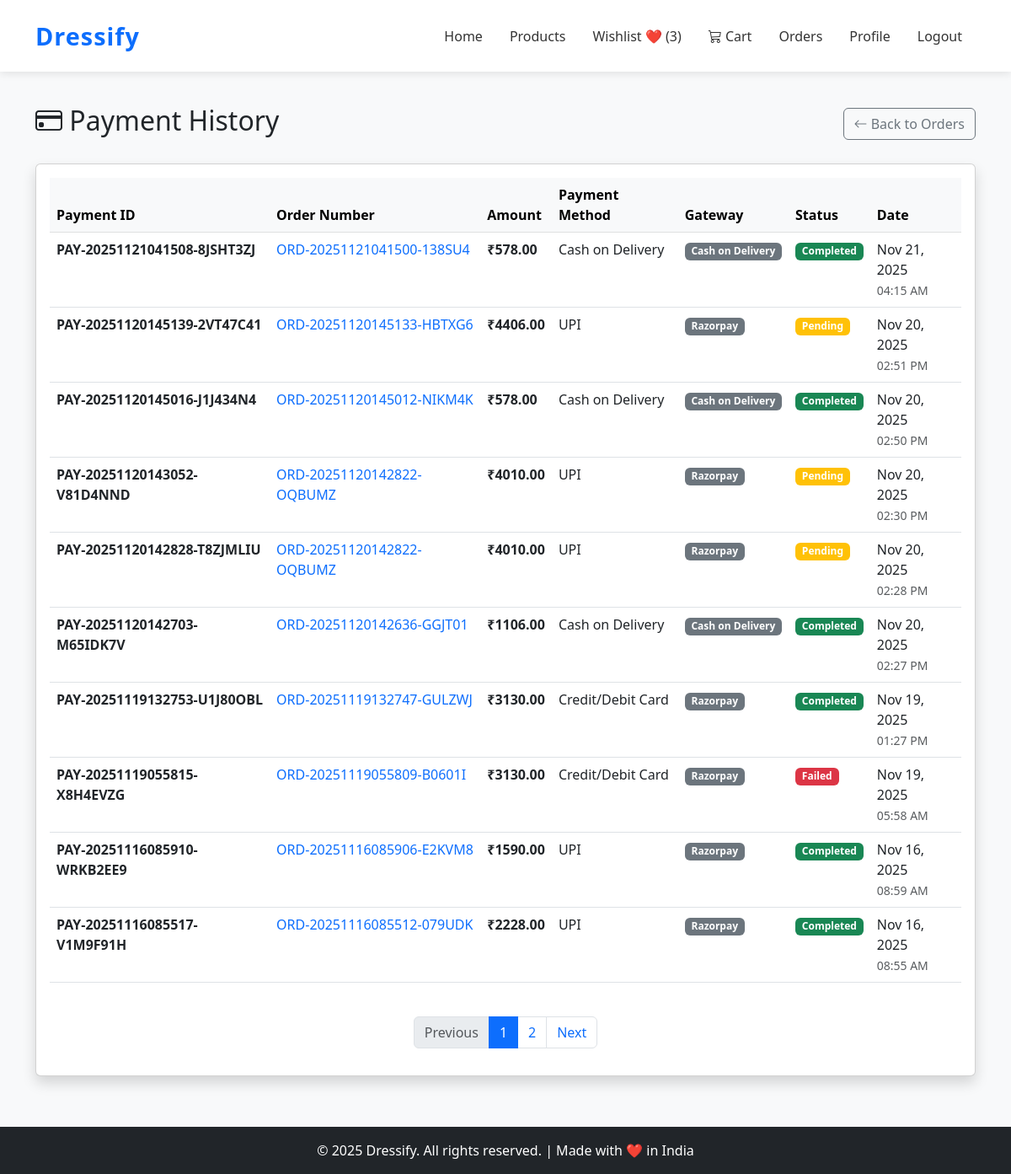
Screenshot of /orders/payments/ (signed in) with the database file from the repository.
### orders/models.py (models this page shows, shortened)
class Payment(models.Model):
    STATUS_CHOICES = [
        ('pending', 'Pending'),
        ('processing', 'Processing'),
        ('completed', 'Completed'),
        ('failed', 'Failed'),
        ('cancelled', 'Cancelled'),
        ('refunded', 'Refunded'),
    ]
    PAYMENT_GATEWAY_CHOICES = [
        ('razorpay', 'Razorpay'),
        ('stripe', 'Stripe'),
        ('paypal', 'PayPal'),
        ('cod', 'Cash on Delivery'),
        ('manual', 'Manual'),
    ]
    order = models.ForeignKey(Order, on_delete=models.CASCADE, related_name='payments')
    payment_id = models.CharField(max_length=100, unique=True, blank=True, null=True, help_text="Unique payment transaction ID")
    razorpay_order_id = models.CharField(max_length=100, blank=True, null=True, help_text="Razorpay order ID")
    razorpay_payment_id = models.CharField(max_length=100, blank=True, null=True, help_text="Razorpay payment ID")
    razorpay_signature = models.CharField(max_length=255, blank=True, null=True, help_text="Razorpay signature for verification")
    amount = models.DecimalField(max_digits=10, decimal_places=2, validators=[MinValueValidator(Decimal('0.01'))])
    currency = models.CharField(max_length=3, default='INR')
    payment_method = models.CharField(max_length=20, choices=Order.PAYMENT_METHOD_CHOICES)
    payment_gateway = models.CharField(max_length=20, choices=PAYMENT_GATEWAY_CHOICES, default='razorpay')
    status = models.CharField(max_length=20, choices=STATUS_CHOICES, default='pending')
    gateway_response = models.JSONField(default=dict, blank=True, null=True, help_text="Full response from payment gateway")
    failure_reason = models.TextField(blank=True, null=True, help_text="Reason for payment failure if any")
    paid_at = models.DateTimeField(null=True, blank=True, help_text="When payment was successfully completed")
    created_at = models.DateTimeField(auto_now_add=True)
    updated_at = models.DateTimeField(auto_now=True)
    class Meta:
        ordering = ['-created_at']
        indexes = [
            models.Index(fields=['payment_id']),
            models.Index(fields=['order', '-created_at']),
            models.Index(fields=['status']),
            models.Index(fields=['razorpay_order_id']),
        ]
    def get_status_badge_class(self):
        status_classes = {
            'pending': 'warning',
            'processing': 'info',
            'completed': 'success',
            'failed': 'danger',
            'cancelled': 'secondary',
            'refunded': 'secondary',
        }
        return status_classes.get(self.status, 'secondary')

class Order(models.Model):
    STATUS_CHOICES = [
        ('pending', 'Pending'),
        ('processing', 'Processing'),
        ('shipped', 'Shipped'),
        ('delivered', 'Delivered'),
        ('cancelled', 'Cancelled'),
        ('refunded', 'Refunded'),
    ]
    PAYMENT_METHOD_CHOICES = [
        ('cod', 'Cash on Delivery'),
        ('card', 'Credit/Debit Card'),
        ('upi', 'UPI'),
        ('netbanking', 'Net Banking'),
        ('wallet', 'Wallet'),
    ]
    user = models.ForeignKey(User, on_delete=models.CASCADE, related_name='orders')
    order_number = models.CharField(max_length=50, unique=True, editable=False)
    status = models.CharField(max_length=20, choices=STATUS_CHOICES, default='pending')
    subtotal = models.DecimalField(max_digits=10, decimal_places=2, validators=[MinValueValidator(Decimal('0.00'))])
    tax = models.DecimalField(max_digits=10, decimal_places=2, default=Decimal('0.00'), validators=[MinValueValidator(Decimal('0.00'))])
    shipping_cost = models.DecimalField(max_digits=10, decimal_places=2, default=Decimal('0.00'), validators=[MinValueValidator(Decimal('0.00'))])
    total = models.DecimalField(max_digits=10, decimal_places=2, validators=[MinValueValidator(Decimal('0.00'))])
    shipping_address = models.TextField()
    shipping_city = models.CharField(max_length=100)
    shipping_state = models.CharField(max_length=100)
    shipping_zip_code = models.CharField(max_length=20)
    shipping_country = models.CharField(max_length=100, default='India')
    shipping_phone = models.CharField(max_length=15)
    payment_method = models.CharField(max_length=20, choices=PAYMENT_METHOD_CHOICES, default='cod')
    payment_status = models.BooleanField(default=False)
    created_at = models.DateTimeField(auto_now_add=True)
    updated_at = models.DateTimeField(auto_now=True)
    class Meta:
        ordering = ['-created_at']
        indexes = [
            models.Index(fields=['order_number']),
            models.Index(fields=['user', '-created_at']),
            models.Index(fields=['status']),
        ]

### orders/views.py (the view)
# urls.py: path('payments/', views.PaymentHistoryView.as_view(), name='payment_history'),
class PaymentHistoryView(LoginRequiredMixin, View):
    template_name = 'orders/payment_history.html'
    def get(self, request):
        if request.user.is_staff:
            payments = Payment.objects.all().order_by('-created_at')
        else:
            payments = Payment.objects.filter(order__user=request.user).order_by('-created_at')
        paginator = Paginator(payments, 10)
        page_obj = paginator.get_page(request.GET.get('page'))
        return render(request, self.template_name, {
            'payments': page_obj,
            'page_title': 'Payment History'
        })

### orders/templates/orders/payment_history.html (shortened to what this page needs)
{% extends 'base.html' %}
{% load static %}
{% block content %}
<div class="container my-5">
    <div class="row">
        <div class="col-md-12">
            <div class="d-flex justify-content-between align-items-center mb-4">
                <h2><i class="bi bi-credit-card"></i> Payment History</h2>
                <a href="{% url 'orders:list' %}" class="btn btn-outline-secondary">
                    <i class="bi bi-arrow-left"></i> Back to Orders
                </a>
            </div>
            {% if payments %}
            <div class="card shadow">
                <div class="card-body">
                    <div class="table-responsive">
                        <table class="table table-hover">
                            <thead class="table-light">
                                <tr>
                                    <th>Payment ID</th>
                                    <th>Order Number</th>
                                    <th>Amount</th>
                                    <th>Payment Method</th>
                                    <th>Gateway</th>
                                    <th>Status</th>
                                    <th>Date</th>
                                </tr>
                            </thead>
                            <tbody>
                                {% for payment in payments %}
                                <tr>
                                    <td>
                                        <strong>{{ payment.payment_id }}</strong>
                                    </td>
                                    <td>
                                        <a href="{% url 'orders:detail' payment.order.id %}" class="text-decoration-none">
                                            {{ payment.order.order_number }}
                                        </a>
                                    </td>
                                    <td>
                                        <strong>₹{{ payment.amount }}</strong>
                                    </td>
                                    <td>{{ payment.get_payment_method_display }}</td>
                                    <td>
                                        <span class="badge bg-secondary">{{ payment.get_payment_gateway_display }}</span>
                                    </td>
                                    <td>
                                        <span class="badge bg-{{ payment.get_status_badge_class }}">
                                            {{ payment.get_status_display }}
                                        </span>
                                    </td>
                                    <td>
                                        {{ payment.created_at|date:"M d, Y" }}<br>
                                        <small class="text-muted">{{ payment.created_at|date:"h:i A" }}</small>
                                    </td>
                                </tr>
                                {% endfor %}
                            </tbody>
                        </table>
                    </div>
                    {% if payments.has_other_pages %}
                    <nav aria-label="Payment pagination" class="mt-4">
                        <ul class="pagination justify-content-center">
                            {% if payments.has_previous %}
                            <li class="page-item">
                                <a class="page-link" href="?page={{ payments.previous_page_number }}">Previous</a>
                            </li>
                            {% else %}
                            <li class="page-item disabled">
                                <span class="page-link">Previous</span>
                            </li>
                            {% endif %}
                            {% for num in payments.paginator.page_range %}
                            {% if payments.number == num %}
                            <li class="page-item active">
                                <span class="page-link">{{ num }}</span>
                            </li>
                            {% elif num > payments.number|add:'-3' and num < payments.number|add:'3' %}
                            <li class="page-item">
                                <a class="page-link" href="?page={{ num }}">{{ num }}</a>
                            </li>
                            {% endif %}
                            {% endfor %}
                            {% if payments.has_next %}
                            <li class="page-item">
                                <a class="page-link" href="?page={{ payments.next_page_number }}">Next</a>
                            </li>
                            {% else %}
                            <li class="page-item disabled">
                                <span class="page-link">Next</span>
                            </li>
                            {% endif %}
                        </ul>
                    </nav>
                    {% endif %}
                </div>
            </div>
            {% endif %}
        </div>
    </div>
</div>
{% endblock %}

### Accounts/templates/base.html (shortened to what this page needs)
{% load static %}
<!DOCTYPE html>
<html lang="en">
<head>
    <link href="https://cdn.jsdelivr.net/npm/bootstrap@5.3.0/dist/css/bootstrap.min.css" rel="stylesheet">
    <link rel="stylesheet" href="https://cdn.jsdelivr.net/npm/bootstrap-icons@1.11.1/font/bootstrap-icons.css">
</head>
<body>
    <nav class="navbar navbar-expand-lg navbar-light">
        <div class="container">
            <a class="navbar-brand" href="{% url 'home' %}">Dressify</a>
            <div class="collapse navbar-collapse" id="navbarNav">
                <ul class="navbar-nav ms-auto align-items-center">
                    <li class="nav-item"><a class="nav-link" href="{% url 'home' %}">Home</a></li>
                    <li class="nav-item"><a class="nav-link" href="{% url 'products:product_list' %}">Products</a></li>
                    <li class="nav-item">
                        <a href="{% url 'wishlist:wishlist' %}" class="nav-link">
                            Wishlist ❤️ ({{ request.user.wishlist_items.count }})
                        </a>
                    </li>
                    <li class="nav-item position-relative">
                        <a class="nav-link" href="{% url 'cart:cart_view' %}">
                            <i class="bi bi-cart3"></i>
                            Cart
                        </a>
                    </li>
                    {% if user.is_authenticated %}
                    <li class="nav-item"><a class="nav-link" href="{% url 'orders:list' %}">Orders</a></li>
                    <li class="nav-item"><a class="nav-link" href="{% url 'profile' %}">Profile</a></li>
                    <li class="nav-item"><a class="nav-link" href="{% url 'logout' %}">Logout</a></li>
                    {% else %}
                    <li class="nav-item"><a class="nav-link" href="{% url 'login' %}">Login</a></li>
                    <li class="nav-item"><a class="nav-link" href="{% url 'register' %}">Register</a></li>
                    {% endif %}
                </ul>
            </div>
        </div>
    </nav>
    <main class="content-wrapper">
        {% block content %}
        {% endblock %}
    </main>
    <footer>
        © 2025 Dressify. All rights reserved. | Made with ❤️ in India
    </footer>
</body>
</html>

### Accounts/templates/base.html (style rules this page uses)
body { background-color: #f8f9fa; padding-top: 76px; }
main { min-height: calc(100vh - 180px); display: block; }
.content-wrapper { margin-bottom: 60px; }
.navbar { background-color: #ffffff !important; box-shadow: 0 2px 10px rgba(0, 0, 0, 0.1); padding: 1rem 0; position: fixed; top: 0; left: 0; right: 0; width: 100%; z-index: 1000; }
.navbar-brand { font-weight: bold; color: #0d6efd !important; font-size: 1.8rem; letter-spacing: 1px; transition: color 0.3s ease; }
.navbar-nav .nav-link { color: #333 !important; font-weight: 500; margin: 0 0.5rem; transition: color 0.3s ease; position: relative; }
.navbar-nav .nav-link::after { content: ''; position: absolute; width: 0; height: 2px; bottom: 0; left: 50%; background-color: #0d6efd; transition: all 0.3s ease; transform: translateX(-50%); }
footer { background: #212529; color: white; text-align: center; padding: 1rem 0; margin-top: 0; }

### rows the page displays
Payment: payment_id "PAY-20251121041508-8JSHT3ZJ", order.order_number "ORD-20251121041500-138SU4", amount "578.00", payment_method "Cash on Delivery", payment_gateway "Cash on Delivery", status "Completed", created_at "Nov 21, 2025", created_at "04:15 AM"
Payment: payment_id "PAY-20251120145139-2VT47C41", order.order_number "ORD-20251120145133-HBTXG6", amount "4406.00", payment_method "UPI", payment_gateway "Razorpay", status "Pending", created_at "Nov 20, 2025", created_at "02:51 PM"
Payment: payment_id "PAY-20251120145016-J1J434N4", order.order_number "ORD-20251120145012-NIKM4K", amount "578.00", payment_method "Cash on Delivery", payment_gateway "Cash on Delivery", status "Completed", created_at "Nov 20, 2025", created_at "02:50 PM"
Payment: payment_id "PAY-20251120143052-V81D4NND", order.order_number "ORD-20251120142822-OQBUMZ", amount "4010.00", payment_method "UPI", payment_gateway "Razorpay", status "Pending", created_at "Nov 20, 2025", created_at "02:30 PM"
Payment: payment_id "PAY-20251120142828-T8ZJMLIU", order.order_number "ORD-20251120142822-OQBUMZ", amount "4010.00", payment_method "UPI", payment_gateway "Razorpay", status "Pending", created_at "Nov 20, 2025", created_at "02:28 PM"
Payment: payment_id "PAY-20251120142703-M65IDK7V", order.order_number "ORD-20251120142636-GGJT01", amount "1106.00", payment_method "Cash on Delivery", payment_gateway "Cash on Delivery", status "Completed", created_at "Nov 20, 2025", created_at "02:27 PM"
Payment: payment_id "PAY-20251119132753-U1J80OBL", order.order_number "ORD-20251119132747-GULZWJ", amount "3130.00", payment_method "Credit/Debit Card", payment_gateway "Razorpay", status "Completed", created_at "Nov 19, 2025", created_at "01:27 PM"
Payment: payment_id "PAY-20251119055815-X8H4EVZG", order.order_number "ORD-20251119055809-B0601I", amount "3130.00", payment_method "Credit/Debit Card", payment_gateway "Razorpay", status "Failed", created_at "Nov 19, 2025", created_at "05:58 AM"
Payment: payment_id "PAY-20251116085910-WRKB2EE9", order.order_number "ORD-20251116085906-E2KVM8", amount "1590.00", payment_method "UPI", payment_gateway "Razorpay", status "Completed", created_at "Nov 16, 2025", created_at "08:59 AM"
Payment: payment_id "PAY-20251116085517-V1M9F91H", order.order_number "ORD-20251116085512-079UDK", amount "2228.00", payment_method "UPI", payment_gateway "Razorpay", status "Completed", created_at "Nov 16, 2025", created_at "08:55 AM"

### other values shown
{{ request.user.wishlist_items.count }} "3"
{{ num }} "1"
{{ num }} "2"
